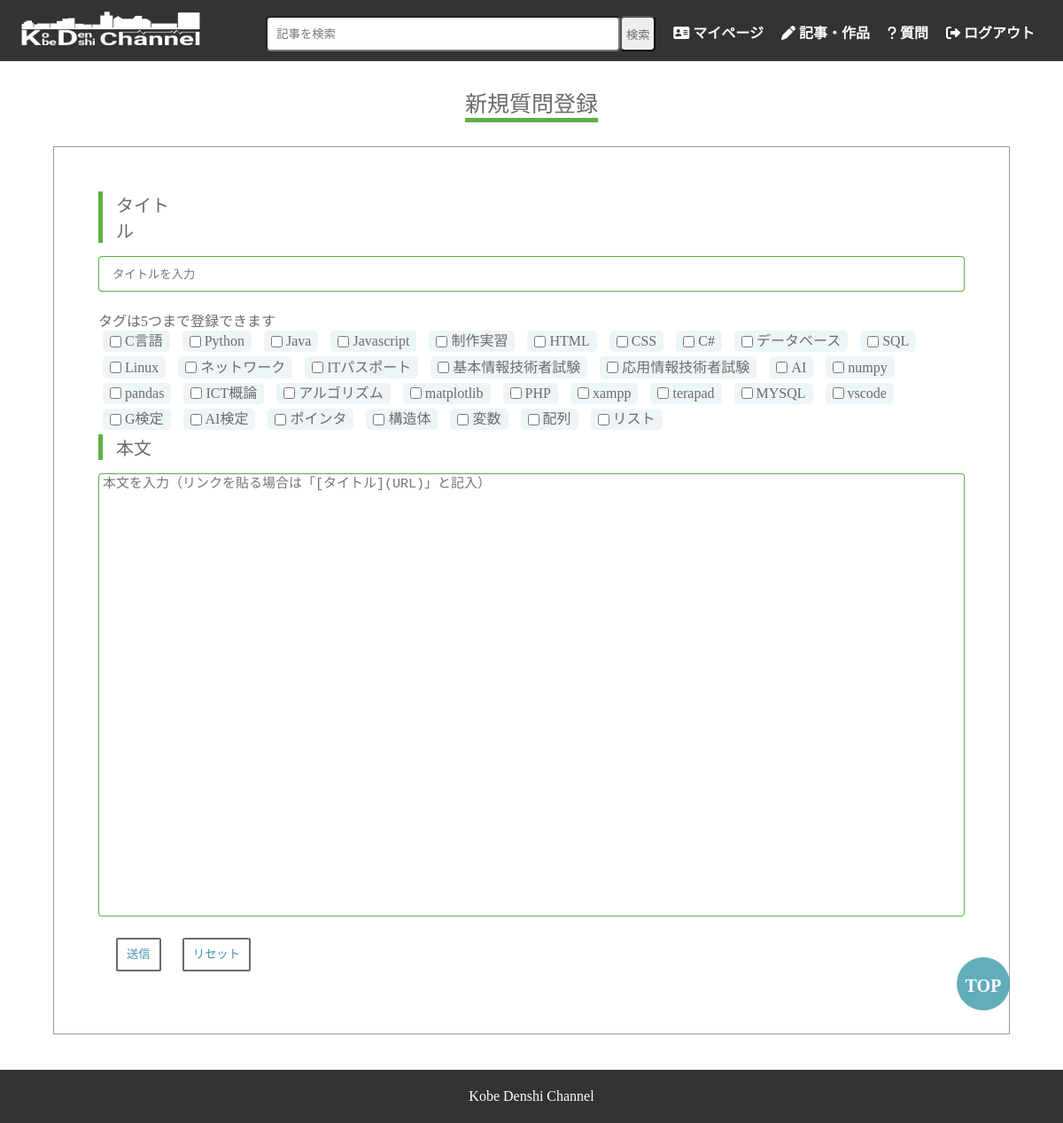
/insert_question/question_post.php (signed in), run on the app's committed database.
### tables this page shows
CREATE TABLE tags(
    tags_id INT PRIMARY KEY,
    tags VARCHAR(20) NOT NULL,
    INDEX tags_index(
        tags
    )
);

### classes/dbdata.php (called while the page is built, shortened)
<?php
class  DbData
{
    public function __construct()
    {
        $dsn = 'mysql:host=localhost;dbname=pbl1;charset=utf8';
        $user = 'kobedenshi_pbl1_a';
        $password = 'kobedenshi_2023';
        try {
            $this->pdo = new PDO($dsn, $user, $password);
        } catch (Exception  $e) {
            echo 'Error:' . $e->getMessage();
            die();
        }
    }
}

### classes/tag.php (called while the page is built, shortened)
<?php
require_once __DIR__ . '/dbdata.php';
class  Tag  extends  DbData
{
  public  function  getTags()
  {
    $sql  =  "select  *  from  tags order by tags_id";
    $stmt = $this->pdo->prepare($sql);
    $stmt->execute();
    $tags = $stmt->fetchAll();
    return  $tags;
  }
}

### insert_question/question_post.php (the view, shortened to what this page needs)
<?php
require_once __DIR__ . '/../header.php';
require_once __DIR__ . '/../classes/tag.php';
$tag = new Tag();
$tags = $tag->getTags();
?>
<div class="outer">
    <div class="inner">
        <div class="q-post">
            新規質問登録
        </div>
    </div>
</div>
<form class="form" method="POST" action="./question_db.php">
    <div class="item">
        <label class="label_left-q" for="num">タイトル</label>
        <input class="form-text-q" type="text" name="title" id="title" placeholder="タイトルを入力" maxlength="30" required><br>
    </div>
    <div class="input_item">
        タグは5つまで登録できます<br>
        <?php
        foreach ($tags  as  $tag) {
        ?>
            <ul>
                <li class="checkbox">
                    <input type="checkbox" name="tags_id[]" id=<?= $tag['tags'] ?> value=<?= $tag['tags_id'] ?> onclick="click_cb();">
                    <label for=<?= $tag['tags'] ?>><?= $tag['tags'] ?></label>
                </li>
            </ul>
        <?php } ?>
    </div>
    <div class="item">
        <label class="label_left-q" for="num1">
            本文
        </label>
        <textarea class="form-text1-q" id="sentence" name="sentence" placeholder="本文を入力（リンクを貼る場合は「[タイトル](URL)」と記入）" maxlength="400" required></textarea>
    </div>
    <div class="item">
        <input type="submit" value="送信" class="button">
        <input type="reset" value="リセット" class="button">
    </div>
</form>
<?php
require_once __DIR__ . '/../footer.php';
?>

### css/article_post.css (style rules this page uses)
.outer { height: 6rem; text-align: center; display: table; width: 100%; }
.inner { display: table-cell; vertical-align: middle; font-size: 25px; }
.q-post { display: inline-block; border-bottom: solid #5eaf45 5px; }
.form { width: 90%; margin: 0 auto; border: 1px solid #9c9c9c; padding: 50px; box-sizing: border-box; }
.item { margin-bottom: 20px; }
.label_left-q { display: inline-block; width: 10%; border-left: solid 5px #5eaf45; padding-left: 15px; vertical-align: top; font-size: 20px; }
.form-text-q { margin-top: 15px; height: 3em; width: 100%; padding: 0 16px; border-radius: 4px; border: none; box-shadow: 0 0 0 1px #5eaf45 inset; }
.form-text1-q { margin-top: 15px; height: 500px; width: 100%; padding: 5px; font-size: 15px; resize: none; border-radius: 4px; line-height: 1; border: none; box-shadow: 0 0 0 1px #5eaf45 inset; }
.button { display: inline-block; border-radius: 5%; font-size: 10pt; text-align: center; cursor: pointer; padding: 10px 10px; margin-left: 20px; background: #ffffff; color: #458eaf; line-height: 1em; transition: .3s; border: 2px solid #6c6b6b; }
.input_item ul { display: inline-block; }
.input_item ul li { list-style-type: none; }
.input_item ul li input[type="checkbox"] { display: inline-block; vertical-align: middle; }
.checkbox { padding: 2px 8px; margin: 0px 5px 5px 5px; background-color: #eef5f8; border-radius: 5px; }
.input_item ul li label { display: inline-block; vertical-align: middle; line-height: 20px; }

### css/common.css (style rules this page uses)
* { margin: 0; padding: 0; box-sizing: border-box; color: #6c6b6b; }

### data on the page
tags: tags "C言語"
tags: tags "Python"
tags: tags "Java"
tags: tags "Javascript"
tags: tags "制作実習"
tags: tags "HTML"
tags: tags "CSS"
tags: tags "C#"
tags: tags "データベース"
tags: tags "SQL"
tags: tags "Linux"
tags: tags "ネットワーク"
tags: tags "ITパスポート"
tags: tags "基本情報技術者試験"
tags: tags "応用情報技術者試験"
tags: tags "AI"
tags: tags "numpy"
tags: tags "pandas"
tags: tags "ICT概論"
tags: tags "アルゴリズム"
tags: tags "matplotlib"
tags: tags "PHP"
tags: tags "xampp"
tags: tags "terapad"
tags: tags "MYSQL"
tags: tags "vscode"
tags: tags "G検定"
tags: tags "AI検定"
tags: tags "ポインタ"
tags: tags "構造体"
tags: tags "変数"
tags: tags "配列"
tags: tags "リスト"
